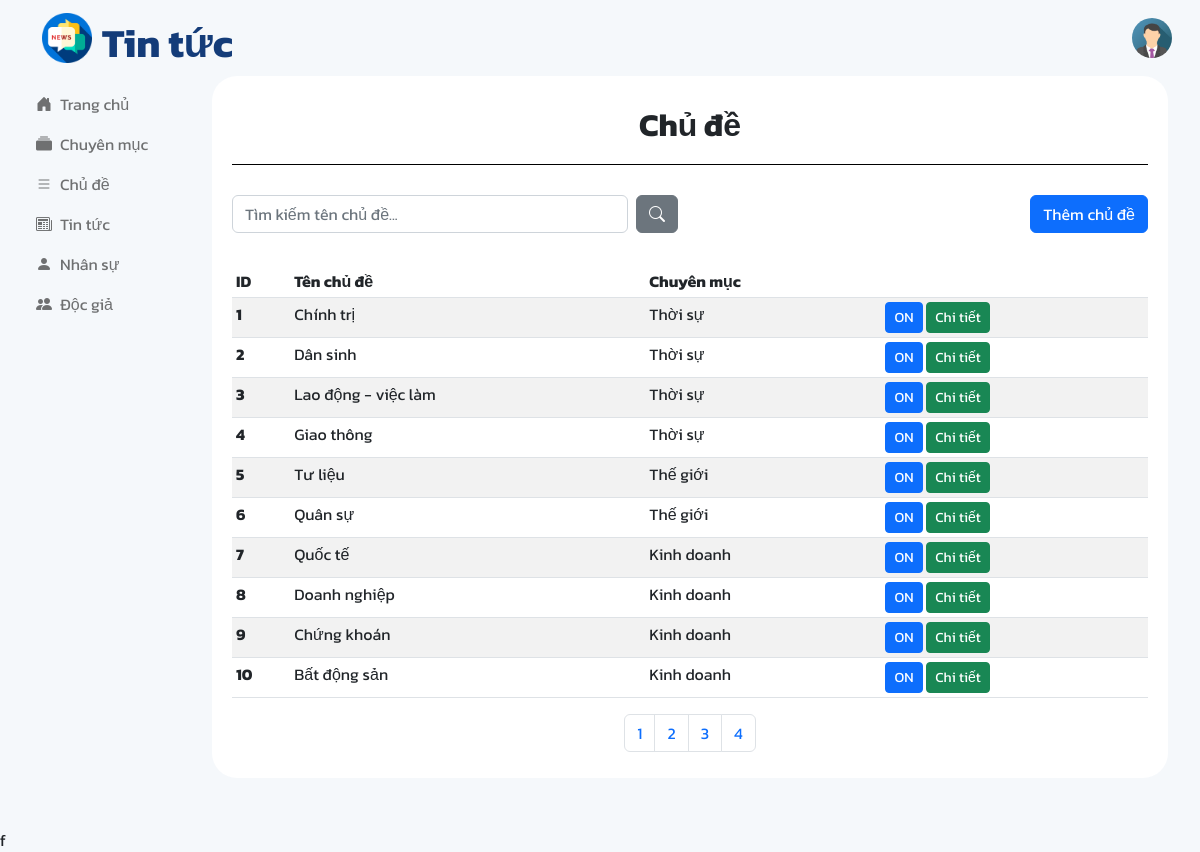
The app's page /admin/topic.php (signed in) with its own data.
### tables this page shows
CREATE TABLE `topics` (
  `id` int(11) NOT NULL,
  `name` varchar(200) NOT NULL,
  `adminID` int(11) NOT NULL,
  `categoryID` int(11) NOT NULL,
  `is_active` tinyint(10) NOT NULL DEFAULT 1,
  `created_at` timestamp NOT NULL DEFAULT current_timestamp(),
  `updated_at` timestamp NULL DEFAULT NULL ON UPDATE current_timestamp()
);

CREATE TABLE `categories` (
  `id` int(11) NOT NULL,
  `name` varchar(100) NOT NULL,
  `adminID` int(11) NOT NULL,
  `is_active` tinyint(4) NOT NULL DEFAULT 1,
  `created_at` timestamp NOT NULL DEFAULT current_timestamp(),
  `updated_at` timestamp NULL DEFAULT NULL ON UPDATE current_timestamp()
);

### pagination.php (called while the page is built)
<?php
    function num_pages($query,$results_per_page){
        include('database/conn.php');
        $result = mysqli_query($conn,$query);
        $number_of_results = mysqli_num_rows($result);
        return $number_of_pages = ceil($number_of_results/$results_per_page);
    }
    function first_page($results_per_page){
        if(!isset($_GET['page'])){
            $page = 1;
        }
        else{
            $page = $_GET['page'];
        }
        $this_page_first_result = ($page-1) * $results_per_page;
        return $this_page_first_result;
    }
?>

### admin/topic.php (the view, shortened to what this page needs)
<?php
    include('../database/conn.php');
    require_once('../pagination.php');
    $query = "SELECT id FROM topics";
    $results_per_page = 10;
?>
<!DOCTYPE html>
<html lang="en">
<head>
    <link href="https://cdn.jsdelivr.net/npm/bootstrap@5.2.0-beta1/dist/css/bootstrap.min.css" rel="stylesheet">    <link rel="stylesheet" href="https://cdn.jsdelivr.net/npm/bootstrap-icons@1.8.2/font/bootstrap-icons.css">
    <link rel="stylesheet" href="https://cdn.jsdelivr.net/npm/bootstrap-icons@1.9.1/font/bootstrap-icons.css">
    <link rel="stylesheet" href="../public/css/style.css">
</head>
<body class="ad-bg">
    <?php include('components/header.php'); ?>
    <main class="container-fluid">
        <div class="row">
            <div class="col-lg-2 col-md-3 sidebar">
                <?php include('components/sidebar.php'); ?>
            </div>
            <div class="col-lg-10 col-md-9">
                <article class="ad-article">
                    <h2 class="heading">Chủ đề</h2>
                    <div class="row">
                        <div class="col-lg-6 col-12 mb-3">
                            <form class="d-flex" method="GET">
                                <input class="form-control me-2" name="search" type="text" placeholder="Tìm kiếm tên chủ đề..." required>
                                <button type="submit" class="btn btn-secondary"><i class="bi bi-search"></i></button>
                            </form>
                        </div>
                        <div class="col-lg-6 col-12 mb-3 d-flex justify-content-end">
                            <a href="add-topic.php">
                                <button type="button" class="btn btn-primary">Thêm chủ đề</button>
                            </a>
                        </div>
                    </div>
                    <?php
                        if(isset($_REQUEST['search'])){
                    ?>
                        <table class="table table-sm table-striped table-hover mt-3">
                            <thead>
                                <tr>
                                    <th scope="col">ID</th>
                                    <th scope="col">Tên chủ đề</th>
                                    <th scope="col">Chuyên mục</th>
                                    <th></th>
                                </tr>
                            </thead>
                            <tbody>
                            <?php
                                $search = $_GET['search'];
                                $sql = "SELECT topics.id as id, topics.name as name, topics.is_active as status, categories.name as category
                                FROM topics JOIN categories ON topics.categoryID=categories.id WHERE topics.name LIKE '%$search%'";
                                $result = $conn->query($sql);
                                if($result->num_rows > 0){
                                    while($row = $result->fetch_assoc()){
                            ?>
                                <tr>
                                    <th scope="row"><?= $row['id'] ?></th>
                                    <td><?= $row['name'] ?></td>
                                    <td><?= $row['category'] ?></td>
                                    <?php
                                        if($row['status']==1){
                                    ?>
                                    <td>
                                        <a href="topic.php?id=<?= $row['id'] ?>" type="button" class="btn btn-sm btn-primary">ON</a>
                                        <a href="edit-topic.php?id=<?= $row['id'] ?>" type="button" class="btn btn-sm btn-success">Chi tiết</a>
                                    </td>
                                    <?php
                                        }
                                        else{
                                    ?>
                                    <td>
                                        <a href="topic.php?id=<?= $row['id'] ?>" type="button" class="btn btn-sm btn-danger">OFF</a>
                                        <a href="edit-topic.php?id=<?= $row['id'] ?>" type="button" class="btn btn-sm btn-success">Chi tiết</a>
                                    </td>
                                    <?php
                                        }
                                    ?>
                                </tr>
                            <?php
                                    }
                                }
                                else {
                            ?>
                                <td colspan="4" class="d-flex justify-content-center">No data available</td>
                            <?php
                                }
                            ?>
                            </tbody>
                        </table>
                        <?php
                        }
                        else {
                        ?>
                        <table class="table table-sm table-striped table-hover mt-3">
                            <thead>
                                <tr>
                                    <th scope="col">ID</th>
                                    <th scope="col">Tên chủ đề</th>
                                    <th scope="col">Chuyên mục</th>
                                    <th></th>
                                </tr>
                            </thead>
                            <tbody>
                                <?php
                                    $sql = "SELECT topics.id as id, topics.name as name, topics.is_active as status, categories.name as category
                                    FROM topics JOIN categories ON topics.categoryID=categories.id
                                    LIMIT " . first_page($results_per_page) . ',' . $results_per_page;
                                    $result = $conn->query($sql);
                                    if($result->num_rows > 0){
                                        while($row = $result->fetch_assoc()){
                                ?>
                                <tr>
                                    <th scope="row"><?= $row['id'] ?></th>
                                    <td><?= $row['name'] ?></td>
                                    <td><?= $row['category'] ?></td>
                                    <?php
                                        if($row['status']==1){
                                    ?>
                                    <td>
                                        <a href="topic.php?id=<?= $row['id'] ?>" type="button" class="btn btn-sm btn-primary">ON</a>
                                        <a href="edit-topic.php?id=<?= $row['id'] ?>" type="button" class="btn btn-sm btn-success">Chi tiết</a>
                                    </td>
                                    <?php
                                        }
                                    ?>
                                </tr>
                                <?php
                                        }
                                    } else {
                                ?>
                                    <td colspan="4" class="d-flex justify-content-center">No data available</td>
                                <?php
                                    }
                                ?>
                            </tbody>
                        </table>
                        <?php
                        if(num_pages($query,$results_per_page) > 1){
                        ?>
                        <ul class="pagination d-flex justify-content-center">
                        <?php
                                for($page = 1; $page <= num_pages($query,$results_per_page); $page++){
                            ?>
                            <li class="page-item"><a class="page-link" href="topic.php?page=<?= $page ?>"><?= $page ?></a></li>
                            <?php
                                }
                            ?>
                        </ul>
                        <?php
                            }
                        ?>
                    <?php
                    }
                    ?>
                </article>
            </div>
        </div>
    </main>
</body>
</html>f

### admin/components/header.php (shortened to what this page needs)
<?php
    $id = $_SESSION['admin'];
    $sql = "SELECT avatar FROM admins WHERE id = '$id'";
    $result = $conn->query($sql);
    $row = mysqli_fetch_assoc($result);
    $img = $row['avatar'];
?>
<header class="navbar navbar-expand-md">
    <div class="container-fluid">
        <a href="index.php" class="navbar-brand" id="brand">
            <img src="../public/images/logo.png" alt="Logo">
            <h1>Tin tức</h1>
        </a>
        <div class="d-flex jusity-content-end">
            <div class="dropdown me-3">
                <div class="dropdown" data-bs-toggle="dropdown">
                    <img src="../public/uploads/<?= $img ?>" id="avatar-dropdown" alt="">
                </div>
            </div>
        </div>
    </div>
</header>

### public/css/style.css (style rules this page uses)
* { box-sizing: border-box; margin: 0; padding: 0; }
body { font-family: 'Kanit', sans-serif; }
#brand { position: static; margin-left: 30px; }
#brand img { max-width: 50px; }
#brand h1 { font-weight: 700; color: #143C79; display: inline; position: absolute; bottom: 1px; margin-left: 10px; }
#avatar-dropdown { width:40px; height:40px; border-radius: 50%; }
.heading { font-weight: 700; text-align: center; padding: 30px 0 20px 0; border-bottom: 1px solid black; margin-bottom: 30px; }
.ad-bg { background-color: #F5F8FB; }
.ad-article { background-color: #FFFFFF; border-radius: 25px; padding: 0 20px 10px 20px; margin-right: 20px; margin-bottom: 50px; min-height: 650px; }

### records on screen
topics: id "1", name "Chính trị", categoryID.name "Thời sự"
topics: id "2", name "Dân sinh", categoryID.name "Thời sự"
topics: id "3", name "Lao động - việc làm", categoryID.name "Thời sự"
topics: id "4", name "Giao thông", categoryID.name "Thời sự"
topics: id "5", name "Tư liệu", categoryID.name "Thế giới"
topics: id "6", name "Quân sự", categoryID.name "Thế giới"
topics: id "7", name "Quốc tế", categoryID.name "Kinh doanh"
topics: id "8", name "Doanh nghiệp", categoryID.name "Kinh doanh"
topics: id "9", name "Chứng khoán", categoryID.name "Kinh doanh"
topics: id "10", name "Bất động sản", categoryID.name "Kinh doanh"
